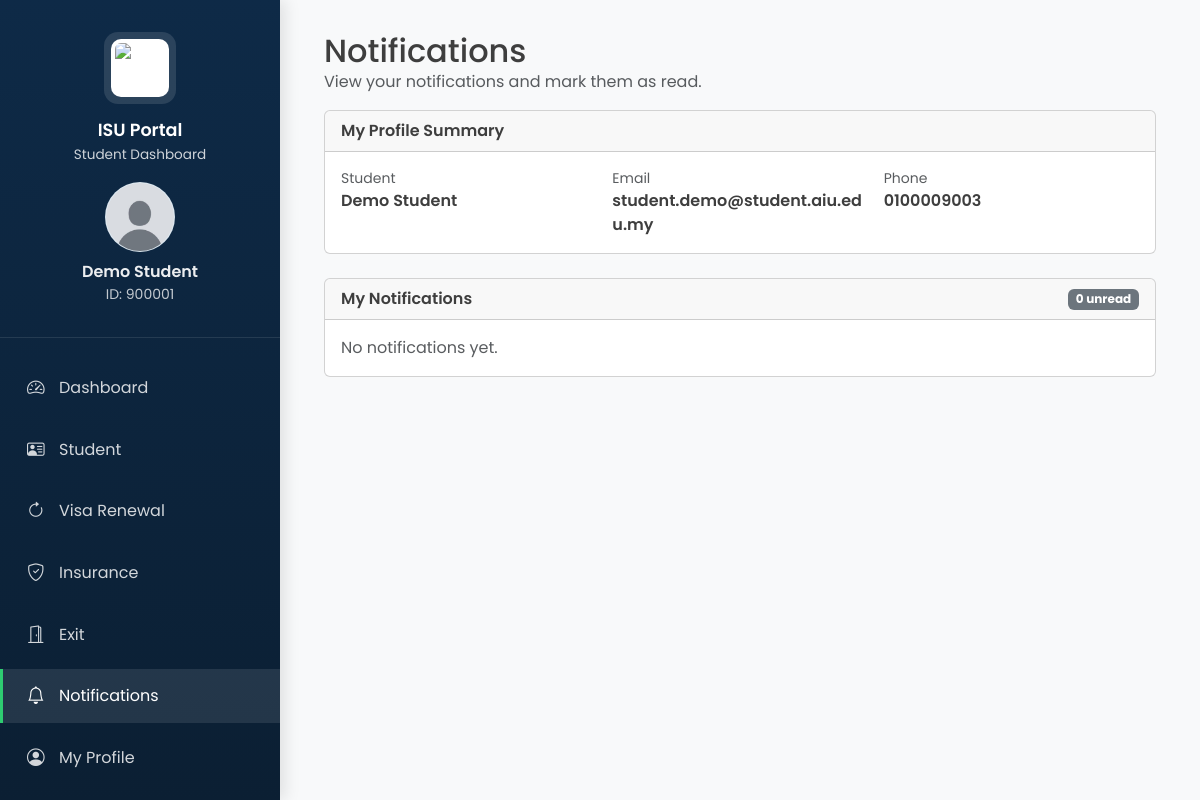
The page /student/notifications.php (signed in) on the database its author committed.
### tables this page shows
CREATE TABLE `student` (
  `student_id` int(11) NOT NULL,
  `program_id` int(11) NOT NULL,
  `first_name` varchar(50) NOT NULL,
  `last_name` varchar(50) NOT NULL,
  `phone` varchar(20) DEFAULT NULL,
  `email` varchar(100) NOT NULL,
  `status` varchar(30) NOT NULL,
  `student_type` char(2) NOT NULL CHECK (`student_type` in ('PC','UG','PG')),
  `password` varchar(255) DEFAULT NULL,
  `profile_photo` varchar(255) DEFAULT NULL,
  `created_at` timestamp NOT NULL DEFAULT current_timestamp()
);

### student/notifications.php (the view, shortened to what this page needs)
<?php
require_once __DIR__ . "/header.php";
function h($v): string {
    return htmlspecialchars((string)$v, ENT_QUOTES, 'UTF-8');
}
$error   = "";
$stmt = $conn->prepare("SELECT student_id, first_name, last_name, email, phone, status FROM student WHERE student_id = ? LIMIT 1");
$stmt->bind_param("i", $student_id);
$stmt->execute();
$student = $stmt->get_result()->fetch_assoc();
$notifications = [];
$unreadCount = 0;
try {
    $stmt = $conn->prepare("
        SELECT COUNT(*) AS c
        FROM notifications
        WHERE student_id = ?
          AND COALESCE(is_read,0) = 0
    ");
    $stmt->bind_param("i", $student_id);
    $stmt->execute();
    $unreadCount = (int)($stmt->get_result()->fetch_assoc()['c'] ?? 0);
    $stmt = $conn->prepare("
        SELECT notification_id, student_id, title, message, COALESCE(is_read,0) AS is_read, created_at
        FROM notifications
        WHERE student_id = ?
        ORDER BY created_at DESC, notification_id DESC
        LIMIT 200
    ");
    $stmt->bind_param("i", $student_id);
    $stmt->execute();
    $notifications = $stmt->get_result()->fetch_all(MYSQLI_ASSOC);
} catch (Throwable $e) {
    $error = $error ?: $e->getMessage();
}
?>
<div class="container-fluid">
    <div class="d-flex align-items-center justify-content-between mb-3">
        <div>
            <h2 class="mb-0">Notifications</h2>
            <div class="text-muted">View your notifications and mark them as read.</div>
        </div>
    </div>
    <div class="card mb-4">
        <div class="card-header fw-semibold">My Profile Summary</div>
        <div class="card-body">
            <?php if ($student): ?>
                <div class="row g-3">
                    <div class="col-md-4">
                        <div class="small text-muted">Student</div>
                        <div class="fw-semibold"><?php echo h($student['first_name'] . ' ' . $student['last_name']); ?></div>
                    </div>
                    <div class="col-md-4">
                        <div class="small text-muted">Email</div>
                        <div class="fw-semibold"><?php echo h($student['email']); ?></div>
                    </div>
                    <div class="col-md-4">
                        <div class="small text-muted">Phone</div>
                        <div class="fw-semibold"><?php echo h($student['phone'] ?? '-'); ?></div>
                    </div>
                </div>
            <?php else: ?>
                <div class="text-muted">Student record not found.</div>
            <?php endif; ?>
        </div>
    </div>
    <div class="card mb-5">
        <div class="card-header fw-semibold d-flex justify-content-between align-items-center">
            <span>My Notifications</span>
            <span class="badge bg-<?php echo ($unreadCount > 0) ? 'danger' : 'secondary'; ?>">
                <?php echo (int)$unreadCount; ?> unread
            </span>
        </div>
        <div class="card-body">
            <?php if (!$notifications): ?>
                <div class="text-muted">No notifications yet.</div>
            <?php endif; ?>
        </div>
    </div>
</div>
<?php require_once __DIR__ . "/footer.php"; ?>

### student/header.php (shortened to what this page needs)
<?php
require_once __DIR__ . '/../includes/functions.php';
$student_id = (int)$_SESSION['user_id'];
$student_query = "SELECT first_name, last_name, email, profile_photo FROM student WHERE student_id = ?";
$stmt = $conn->prepare($student_query);
$stmt->bind_param("i", $student_id);
$stmt->execute();
$student = $stmt->get_result()->fetch_assoc();
$initials = strtoupper(substr($student['first_name'], 0, 1) . substr($student['last_name'], 0, 1));
$aiu_logo_url = "https://aiu.edu.my/wp-content/uploads/2022/11/AIULogo-512x521-01.jpg";
$profilePhoto = $student['profile_photo'] ?? '';
if ($profilePhoto && preg_match('/^https?:\/\//i', $profilePhoto)) {
    $profilePhotoUrl = $profilePhoto;
} elseif ($profilePhoto) {
    $profilePhotoUrl = ltrim($profilePhoto, '/');
} else {
    $profilePhotoUrl = "uploads/default_image.png";
}
$profilePhotoUrlWithVersion = $profilePhotoUrl ? ($profilePhotoUrl . '?v=' . time()) : '';
?>
<!DOCTYPE html>
<html lang="en" data-bs-theme="light">
<head>
    <link href="../bootstrap.min.css" rel="stylesheet">
    <link rel="stylesheet" href="https://cdn.jsdelivr.net/npm/bootstrap-icons@1.10.0/font/bootstrap-icons.css">
</head>
<body>
<aside class="student-sidebar" id="sidebar">
    <div class="sidebar-header">
        <div class="logo">
            <img src="<?php echo htmlspecialchars($aiu_logo_url); ?>" alt="AIU Logo">
        </div>
        <h3>ISU Portal</h3>
        <p>Student Dashboard</p>
        <div class="mt-3 d-flex flex-column align-items-center">
            <div class="user-avatar" style="width: 70px; height: 70px; font-size: 1.3rem;">
                <?php if ($profilePhotoUrlWithVersion): ?>
                    <img src="<?php echo htmlspecialchars($profilePhotoUrlWithVersion); ?>" alt="Profile">
                <?php else: ?>
                    <?php echo $initials; ?>
                <?php endif; ?>
            </div>
            <div class="mt-2 fw-semibold" style="color: rgba(255,255,255,0.92);">
                <?php echo htmlspecialchars($student['first_name'] . ' ' . $student['last_name']); ?>
            </div>
            <small class="opacity-75">ID: <?php echo $student_id; ?></small>
        </div>
    </div>
    <div class="sidebar-menu">
        <ul class="nav flex-column">
            <li class="nav-item">
                <a href="dashboard.php" class="nav-link <?php echo basename($_SERVER['PHP_SELF']) == 'dashboard.php' ? 'active' : ''; ?>">
                    <i class="bi bi-speedometer2"></i>
                    <span>Dashboard</span>
                </a>
            </li>
            <li class="nav-item">
                <a href="student.php" class="nav-link <?php echo basename($_SERVER['PHP_SELF']) == 'student.php' ? 'active' : ''; ?>">
                    <i class="bi bi-person-vcard"></i>
                    <span>Student</span>
                </a>
            </li>
            <li class="nav-item">
                <a href="visa_renewal.php" class="nav-link <?php echo basename($_SERVER['PHP_SELF']) == 'visa_renewal.php' ? 'active' : ''; ?>">
                    <i class="bi bi-arrow-clockwise"></i>
                    <span>Visa Renewal</span>
                </a>
            </li>
            <li class="nav-item">
                <a href="insurance.php" class="nav-link <?php echo basename($_SERVER['PHP_SELF']) == 'insurance.php' ? 'active' : ''; ?>">
                    <i class="bi bi-shield-check"></i>
                    <span>Insurance</span>
                </a>
            </li>
            <li class="nav-item">
                <a href="exit.php" class="nav-link <?php echo basename($_SERVER['PHP_SELF']) == 'exit.php' ? 'active' : ''; ?>">
                    <i class="bi bi-door-open"></i>
                    <span>Exit</span>
                </a>
            </li>
            <li class="nav-item">
                <a href="notifications.php" class="nav-link <?php echo basename($_SERVER['PHP_SELF']) == 'notifications.php' ? 'active' : ''; ?>">
                    <i class="bi bi-bell"></i>
                    <span>Notifications</span>
                </a>
            </li>
            <li class="nav-item">
                <a href="profile.php" class="nav-link <?php echo basename($_SERVER['PHP_SELF']) == 'profile.php' ? 'active' : ''; ?>">
                    <i class="bi bi-person-circle"></i>
                    <span>My Profile</span>
                </a>
            </li>
            <li class="nav-item">
                <a href="documents.php" class="nav-link <?php echo basename($_SERVER['PHP_SELF']) == 'documents.php' ? 'active' : ''; ?>">
                </a>
            </li>
        </ul>
    </div>
</aside>
<main class="student-content" id="mainContent">

### student/header.php (style rules this page uses)
:root { --primary-blue: #0e2a47; --secondary-blue: #1a5276; --dark-blue: #0b1f33; --light-blue: #e8f4fd; --accent-green: #2ecc71; --accent-red: #e74c3c; --text-gray: #3E3E3E; --border-gray: #E0E0E0; }
* { margin: 0; padding: 0; box-sizing: border-box; }
body { font-family: 'Poppins', sans-serif; background: #f8f9fa; color: var(--text-gray); overflow-x: hidden; }
.student-sidebar { width: 280px; background: linear-gradient(180deg, var(--primary-blue) 0%, var(--dark-blue) 100%); color: white; position: fixed; height: 100vh; overflow-y: auto; transition: all 0.3s ease; z-index: 1000; box-shadow: 5px 0 15px rgba(0,0,0,0.1); left: 0; top: 0; }
.sidebar-header { padding: 2rem 1.5rem; border-bottom: 1px solid rgba(255,255,255,0.1); position: relative; text-align: center; }
.sidebar-header .logo { width: 72px; height: 72px; border-radius: 14px; background: rgba(255,255,255,0.12); display: flex; align-items: center; justify-content: center; margin: 0 auto 1rem; overflow: hidden; }
.sidebar-header .logo img { width: 58px; height: 58px; object-fit: contain; border-radius: 10px; background: white; padding: 4px; }
.sidebar-header h3 { font-size: 1.1rem; font-weight: 600; margin-bottom: 0.25rem; }
.sidebar-header p { font-size: 0.85rem; opacity: 0.8; margin: 0; }
.sidebar-menu { padding: 1.5rem 0; }
.sidebar-menu .nav-item { margin-bottom: 0.5rem; }
.sidebar-menu .nav-link { color: rgba(255,255,255,0.82); padding: 0.85rem 1.5rem; display: flex; align-items: center; gap: 12px; transition: all 0.3s ease; border-left: 3px solid transparent; text-decoration: none; }
.sidebar-menu .nav-link:hover, .sidebar-menu .nav-link.active { background: rgba(255,255,255,0.1); color: white; border-left-color: var(--accent-green); }
.sidebar-menu .nav-link i { width: 20px; font-size: 1.1rem; }
.user-avatar { width: 42px; height: 42px; border-radius: 50%; background: var(--light-blue); display: flex; align-items: center; justify-content: center; color: var(--primary-blue); font-weight: 700; font-size: 1.05rem; overflow: hidden; flex-shrink: 0; border: 1px solid rgba(0,0,0,0.06); }
.user-avatar img { width: 100%; height: 100%; object-fit: cover; display: block; }
@media (min-width: 993px) { .student-content { margin-left: 280px; width: calc(100% - 280px); padding: 2rem; transition: all 0.3s ease; } }

### rows shown on the page
student: first_name+last_name "Demo Student", email "student.demo@student.aiu.edu.my", phone "0100009003"

### other values the page prints
$student_id "900001"
$unreadCount "0"
